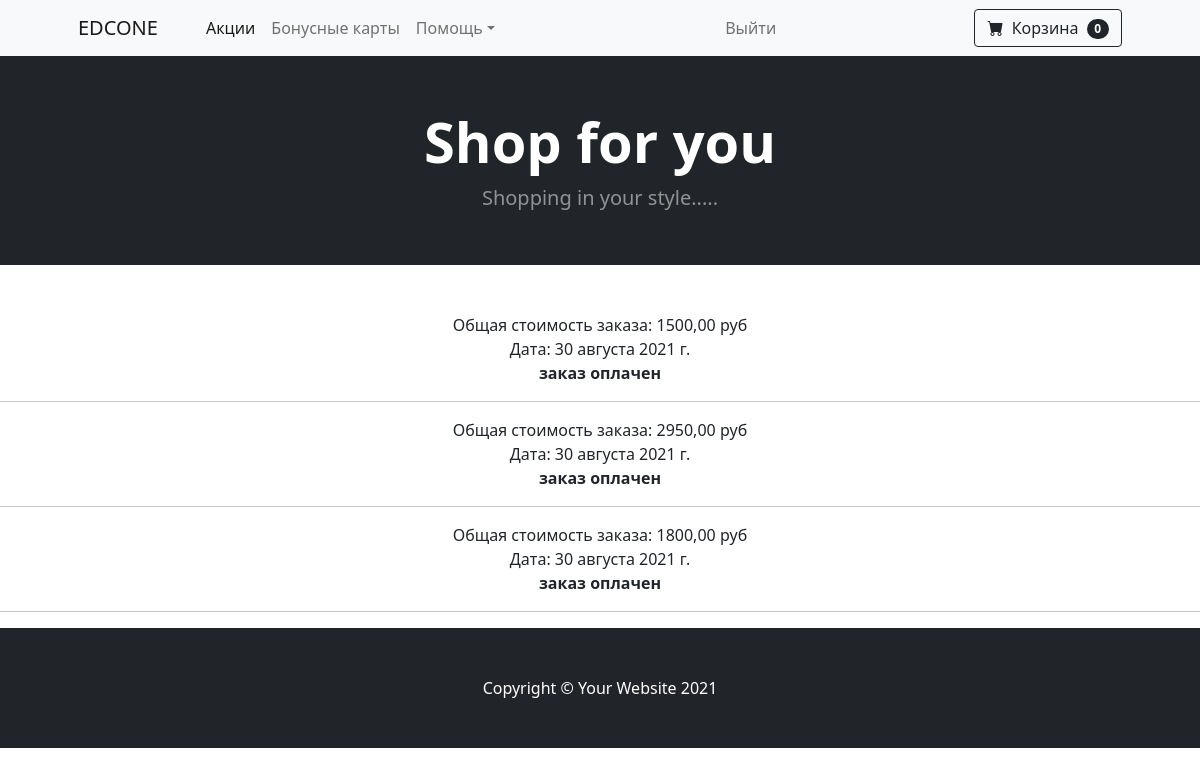
Screenshot of /new/order/pyment/ (signed in) with the database file from the repository.
### cart/models.py (models this page shows)
class Order (models.Model):
    class Meta:
        verbose_name = 'Заказ'
        verbose_name_plural = 'Заказы'
    BUYING_TYPE_SELF = 'self'
    BUYING_TYPE_DELIVERY = 'delivery'
    BUYING_TYPE_CHOICES = (
        (BUYING_TYPE_SELF, 'Самовывоз'),
        (BUYING_TYPE_DELIVERY, 'Доставка')
    )
    name = models.CharField('Имя', max_length=20)
    telephon = models.CharField('Телефон', max_length=20)
    user = models.ForeignKey(User, verbose_name='Юзер', on_delete=models.CASCADE)
    cart = models.ForeignKey(Cart, verbose_name='Корзина', on_delete=models.SET_NULL, null=True)
    price = models.DecimalField('Цена заказа', max_digits=9, decimal_places=2)
    buying_type = models.CharField('Тип заказа', max_length=30,
                                   choices=BUYING_TYPE_CHOICES,
                                   default=BUYING_TYPE_SELF
                                   )
    order_date = models.DateField('Дата создания заказа', auto_now=True)
    address = models.CharField('Адрес', max_length=100, null=True)

### cart/views.py (the view)
# urls.py: path('order/pyment/', pyment, name='pyment')
@login_required
def pyment(request):
    data = Order.objects.filter(user=request.user).order_by('-pk')
    return render(request, 'cart/pyment.html', {'data': data})

### cart/templates/cart/pyment.html (shortened to what this page needs)
{% extends 'mainapp/base.html' %}
{% block section_c %}
<div class="conteiner-fluid">
    <div class="text-center">
<br>
<br>
{% for item in data %}
    Общая стоимость заказа: {{ item.price }} руб<p>
    Дата: {{ item.order_date }}
<br>
{% if item.cart.products.all %}<br>
<a href="{% url 'list-order' item.id %}" type="button" class="btn btn-primary">Подтвердить</a>
        {% else %}
        <b>заказ оплачен</b>
{% endif %}
<hr>
{% endfor %}
            </div>
         </div>
{% endblock %}

### rows the page displays
Order: price "1500,00", order_date "30 августа 2021 г.", shows "заказ оплачен"
Order: price "2950,00", order_date "30 августа 2021 г.", shows "заказ оплачен"
Order: price "1800,00", order_date "30 августа 2021 г.", shows "заказ оплачен"
